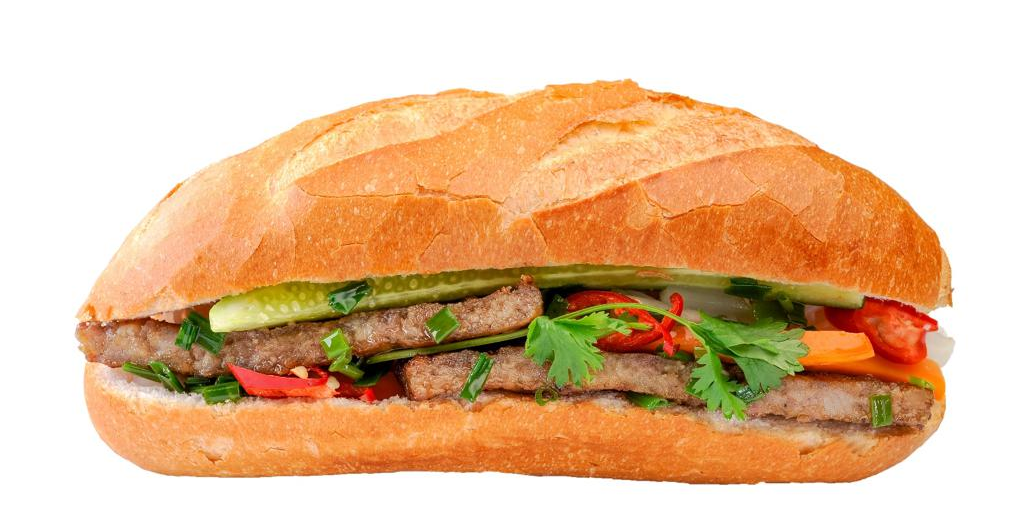
#> input picture Project/Project/Vietnamese_food_Classification/FINAL/data/dataset/bm.png, 1029 x 511 px, found by its file name
$ python rgb2txt.py
#> lines starting #> are read from the running program, lines starting #| are printed output that depends on the picture
import cv2 as cv
import numpy as np
import struct
import matplotlib.pyplot as plt

def binary(num):
    return ''.join('{:0>8b}'.format(c) for c in struct.pack('!f', num))

if __name__ == "__main__":
    path = '/home/thienlong/Exercise/VIPUsingFPGA/OpenIP/tools/bm.png'
    x = cv.imread(path)
#> x is the input picture: shape (511, 1029, 3); mean B, G, R 153, 189.2, 226.7
    x = cv.resize(x,(112,112))
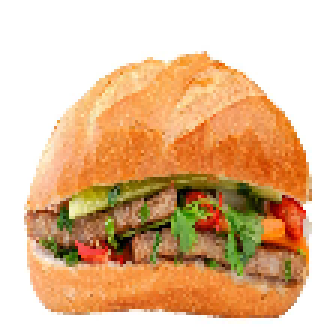
#> x: shape (112, 112, 3) (shown 3 times larger); mean B, G, R 152.9, 189.1, 226.6
    x = x /1.0
    x.shape
    print (x.shape)
#| (112, 112, 3)
    x = np.array(x)
    print (x[:,:,0])
#> (printed output is left out)
    #print (x)
    cv.imshow("resized", x/255)
    cv.waitKey(0)
    cv.destroyAllWindows()

    f = open("/home/thienlong/Exercise/VIPUsingFPGA/OpenIP/data/datasets/text/img.txt","w")
    for i in range (x.shape[0]):
        for j in range (x.shape[1]):
            b,g,r = x[i][j]
            f.write(binary(b) + binary(g) + binary(r) + "\n")
    f.close()
